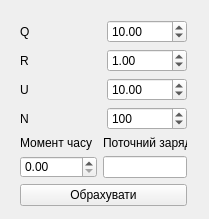
<?xml version="1.0" encoding="UTF-8"?>
<ui version="4.0">
 <class>MainWindow</class>
 <widget class="QMainWindow" name="MainWindow">
  <property name="geometry">
   <rect>
    <x>0</x>
    <y>0</y>
    <width>209</width>
    <height>219</height>
   </rect>
  </property>
  <property name="windowTitle">
   <string>MainWindow</string>
  </property>
  <widget class="QWidget" name="centralwidget">
   <widget class="QWidget" name="">
    <property name="geometry">
     <rect>
      <x>20</x>
      <y>20</y>
      <width>167</width>
      <height>186</height>
     </rect>
    </property>
    <layout class="QVBoxLayout" name="verticalLayout">
     <item>
      <layout class="QHBoxLayout" name="horizontalLayout">
       <item>
        <widget class="QLabel" name="label">
         <property name="text">
          <string>Q</string>
         </property>
        </widget>
       </item>
       <item>
        <widget class="QDoubleSpinBox" name="doubleSpinBox">
         <property name="maximum">
          <double>10000.000000000000000</double>
         </property>
         <property name="value">
          <double>10.000000000000000</double>
         </property>
        </widget>
       </item>
      </layout>
     </item>
     <item>
      <layout class="QHBoxLayout" name="horizontalLayout_3">
       <item>
        <widget class="QLabel" name="label_3">
         <property name="text">
          <string>R</string>
         </property>
        </widget>
       </item>
       <item>
        <widget class="QDoubleSpinBox" name="doubleSpinBox_3">
         <property name="maximum">
          <double>10000.000000000000000</double>
         </property>
         <property name="value">
          <double>1.000000000000000</double>
         </property>
        </widget>
       </item>
      </layout>
     </item>
     <item>
      <layout class="QHBoxLayout" name="horizontalLayout_2">
       <item>
        <widget class="QLabel" name="label_2">
         <property name="text">
          <string>U</string>
         </property>
        </widget>
       </item>
       <item>
        <widget class="QDoubleSpinBox" name="doubleSpinBox_2">
         <property name="maximum">
          <double>10000.000000000000000</double>
         </property>
         <property name="value">
          <double>10.000000000000000</double>
         </property>
        </widget>
       </item>
      </layout>
     </item>
     <item>
      <layout class="QHBoxLayout" name="horizontalLayout_4">
       <item>
        <widget class="QLabel" name="label_4">
         <property name="text">
          <string>N</string>
         </property>
        </widget>
       </item>
       <item>
        <widget class="QSpinBox" name="spinBox">
         <property name="maximum">
          <number>1000</number>
         </property>
         <property name="value">
          <number>100</number>
         </property>
        </widget>
       </item>
      </layout>
     </item>
     <item>
      <layout class="QHBoxLayout" name="horizontalLayout_5">
       <item>
        <layout class="QVBoxLayout" name="verticalLayout_2">
         <item>
          <widget class="QLabel" name="label_5">
           <property name="text">
            <string>Момент часу</string>
           </property>
          </widget>
         </item>
         <item>
          <widget class="QDoubleSpinBox" name="doubleSpinBox_4">
           <property name="maximum">
            <double>10000.000000000000000</double>
           </property>
          </widget>
         </item>
        </layout>
       </item>
       <item>
        <layout class="QVBoxLayout" name="verticalLayout_3">
         <item>
          <widget class="QLabel" name="label_6">
           <property name="text">
            <string>Поточний заряд</string>
           </property>
          </widget>
         </item>
         <item>
          <widget class="QLineEdit" name="lineEdit"/>
         </item>
        </layout>
       </item>
      </layout>
     </item>
     <item>
      <widget class="QPushButton" name="pushButton">
       <property name="text">
        <string>Обрахувати</string>
       </property>
      </widget>
     </item>
    </layout>
   </widget>
  </widget>
 </widget>
 <resources/>
 <connections/>
</ui>
